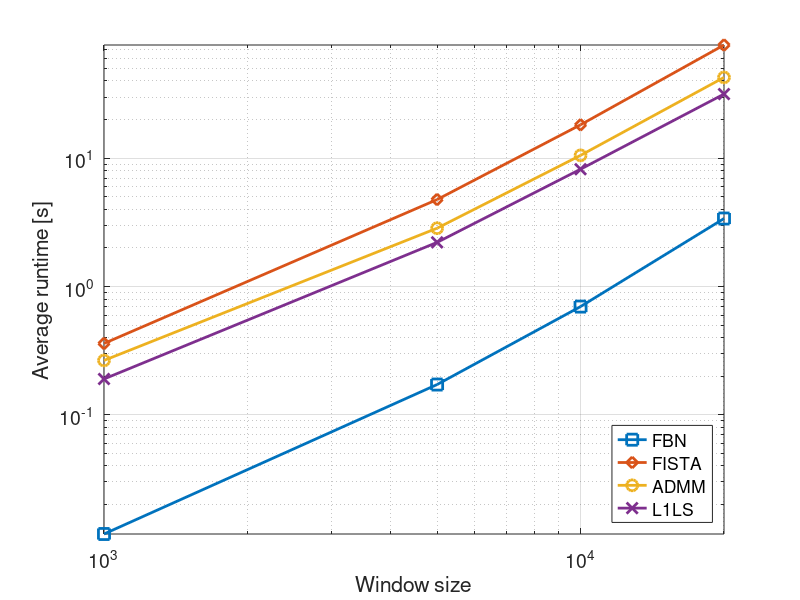

This figure's MATLAB source: (Note: this script raises an error after producing the figure.)
%% Experiment #1
% sparsity : f_sparse = 0.1
% experiment with n
set(0,'DefaultAxesFontSize',14)
n = [1000;
    5000;
    10000;
    20000];
times = [   0.0118    0.3603    0.0350    0.2657    0.1905
            0.1724    4.7645    1.5174    2.8500    2.2100
            0.6984   18.2312    9.5608   10.5319    8.2165
            3.3904   76.3005   63.0690   42.6574   31.6252];

figure(1);
times=times(:,[1 2 4 5]);
loglog(n, times(:,1),'-s', 'LineWidth',2, 'MarkerSize', 8); hold on
loglog(n, times(:,2),'-d', 'LineWidth',2, 'MarkerSize', 8)
loglog(n, times(:,3),'-o', 'LineWidth',2, 'MarkerSize', 8)
loglog(n, times(:,4),'-x', 'LineWidth',2, 'MarkerSize', 8)
axis tight
legend('FBN', 'FISTA', 'ADMM', 'L1LS','Location','SouthEast')
xlabel('Window size')
ylabel('Average runtime [s]')
grid on
hold off;

%%
clear
set(0,'DefaultAxesFontSize',14)
figure(2);
load runtimes_sparsity.mat
f_sparsity = f_sparsity *100;
results = results(:, [1 2 4 5])
semilogy(f_sparsity, results(:,1),'-s', 'LineWidth',2, 'MarkerSize', 8)
hold on
semilogy(f_sparsity, results(:,2),'-d', 'LineWidth',2, 'MarkerSize', 8)
semilogy(f_sparsity, results(:,3),'-o', 'LineWidth',2, 'MarkerSize', 8)
semilogy(f_sparsity, results(:,4),'-x', 'LineWidth',2, 'MarkerSize', 8)
axis([0 15 0 5])
legend('FBN', 'FISTA', 'ADMM', 'L1LS','Location','SouthEast')
xlabel('Sparsity [%]')
ylabel('Average runtime [s]')
grid on
hold off;


%% Experiment #3 (Sparsity)
clear ops
n=7000;
sigma=0.1;
f_sparsity=[0.05];

ops.Nsim = 50;

results = [];
for f=f_sparsity,
    fprintf('Running for f = %g\n', f);
    times = recursive_lasso(n, f, sigma, ops);
    times = mean(times(2:end,:))
    results = [results; times];
end


%% Experiment #4
clear
n = 10000;
f_sparse = 0.2;


ops.Nsim = 25;
ops.l1ls = 0;
ops.tol = 1e-6;


[times, iters]   = recursive_lasso(n, f_sparse, 0.1, ops)


%% Experiment #5 (Sigma)
clear ops
n=7000;
sigmas=[0.001 0.01 0.1 0.2 0.25 0.5 1.0 1.5];
f=0.05;

ops.Nsim = 40;
ops.fbs = true;
ops.lbfgs = true;
ops.admm = true;
ops.l1ls = true;

results = [];
for sigma=sigmas,
    fprintf('Running for sigma = %g\n', sigma);
    times = recursive_lasso(n, f, sigma, ops);
    times = mean(times(2:end,:))
    results = [results; times];
end


